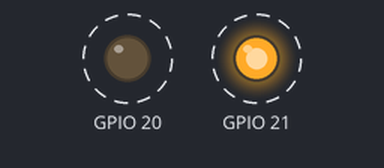
Bench run of a program on a simulated Raspberry Pi (BCM pin numbers). Shown: output pins drawn as LEDs (lit = HIGH). Dashed ring = blinking.

Above: at 0.2 s.
Timing chart, 0 to 4.6 s (numbered marks = the images above):
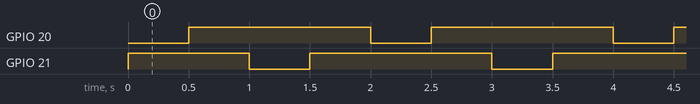

The program:

1-led.py
```python
import RPi.GPIO as GPIO
import time


""" Wiring Diagram
 +-----+-----+---------+------+---+---Pi 2---+---+------+---------+-----+-----+
 | BCM | wPi |   Name  | Mode | V | Physical | V | Mode | Name    | wPi | BCM |
 +-----+-----+---------+------+---+----++----+---+------+---------+-----+-----+
 |     |     |    3.3v |      |   |  1 || 2  |   |      | 5v      |     |     |
 |   2 |   8 |   SDA.1 |   IN | 1 |  3 || 4  |   |      | 5V      |     |     |
 |   3 |   9 |   SCL.1 |   IN | 1 |  5 || 6  |   |      | 0v      |     |     |
 |   4 |   7 | GPIO. 7 |   IN | 1 |  7 || 8  | 1 | ALT0 | TxD     | 15  | 14  |
 |     |     |      0v |      |   |  9 || 10 | 1 | ALT0 | RxD     | 16  | 15  |
 |  17 |   0 | GPIO. 0 |   IN | 0 | 11 || 12 | 1 | IN   | GPIO. 1 | 1   | 18  |
 |  27 |   2 | GPIO. 2 |   IN | 1 | 13 || 14 |   |      | 0v      |     |     |
 |  22 |   3 | GPIO. 3 |   IN | 0 | 15 || 16 | 0 | IN   | GPIO. 4 | 4   | 23  |
 |     |     |    3.3v |      |   | 17 || 18 | 0 | IN   | GPIO. 5 | 5   | 24  |
 |  10 |  12 |    MOSI | ALT0 | 0 | 19 || 20 |   |      | 0v      |     |     |
 |   9 |  13 |    MISO | ALT0 | 0 | 21 || 22 | 0 | IN   | GPIO. 6 | 6   | 25  |
 |  11 |  14 |    SCLK | ALT0 | 0 | 23 || 24 | 1 | OUT  | CE0     | 10  | 8   |
 |     |     |      0v |      |   | 25 || 26 | 1 | OUT  | CE1     | 11  | 7   |
 |   0 |  30 |   SDA.0 |   IN | 1 | 27 || 28 | 1 | IN   | SCL.0   | 31  | 1   |
 |   5 |  21 | GPIO.21 |   IN | 1 | 29 || 30 |   |      | 0v      |     |     |
 |   6 |  22 | GPIO.22 |   IN | 1 | 31 || 32 | 0 | IN   | GPIO.26 | 26  | 12  |
 |  13 |  23 | GPIO.23 |   IN | 0 | 33 || 34 |   |      | 0v      |     |     |
 |  19 |  24 | GPIO.24 |   IN | 0 | 35 || 36 | 0 | IN   | GPIO.27 | 27  | 16  |
 |  26 |  25 | GPIO.25 |   IN | 0 | 37 || 38 | 0 | IN   | GPIO.28 | 28  | 20  |
 |     |     |      0v |      |   | 39 || 40 | 0 | IN   | GPIO.29 | 29  | 21  |
 +-----+-----+---------+------+---+----++----+---+------+---------+-----+-----+
 | BCM | wPi |   Name  | Mode | V | Physical | V | Mode | Name    | wPi | BCM |
 +-----+-----+---------+------+---+---Pi 2---+---+------+---------+-----+-----+
"""

GPIO.setmode(GPIO.BCM)
GPIO.setup(20, GPIO.OUT)
GPIO.setup(21, GPIO.OUT)
GPIO.output(20, GPIO.HIGH)
GPIO.output(21, GPIO.HIGH)
try:
    while True:
        GPIO.output(20, GPIO.LOW)
        time.sleep(0.5)
        GPIO.output(20, GPIO.HIGH)
        time.sleep(0.5)
        GPIO.output(21, GPIO.LOW)
        time.sleep(0.5)
        GPIO.output(21, GPIO.HIGH)
        time.sleep(0.5)
except KeyboardInterrupt:
    GPIO.cleanup()
    print("exit")
```

Measured:
- by itself, GPIO 20, GPIO 21: alternates HIGH for 1.5 s and LOW for 0.50 s
- by itself, everything shown: repeats every 2.0 s, in 4 steps
